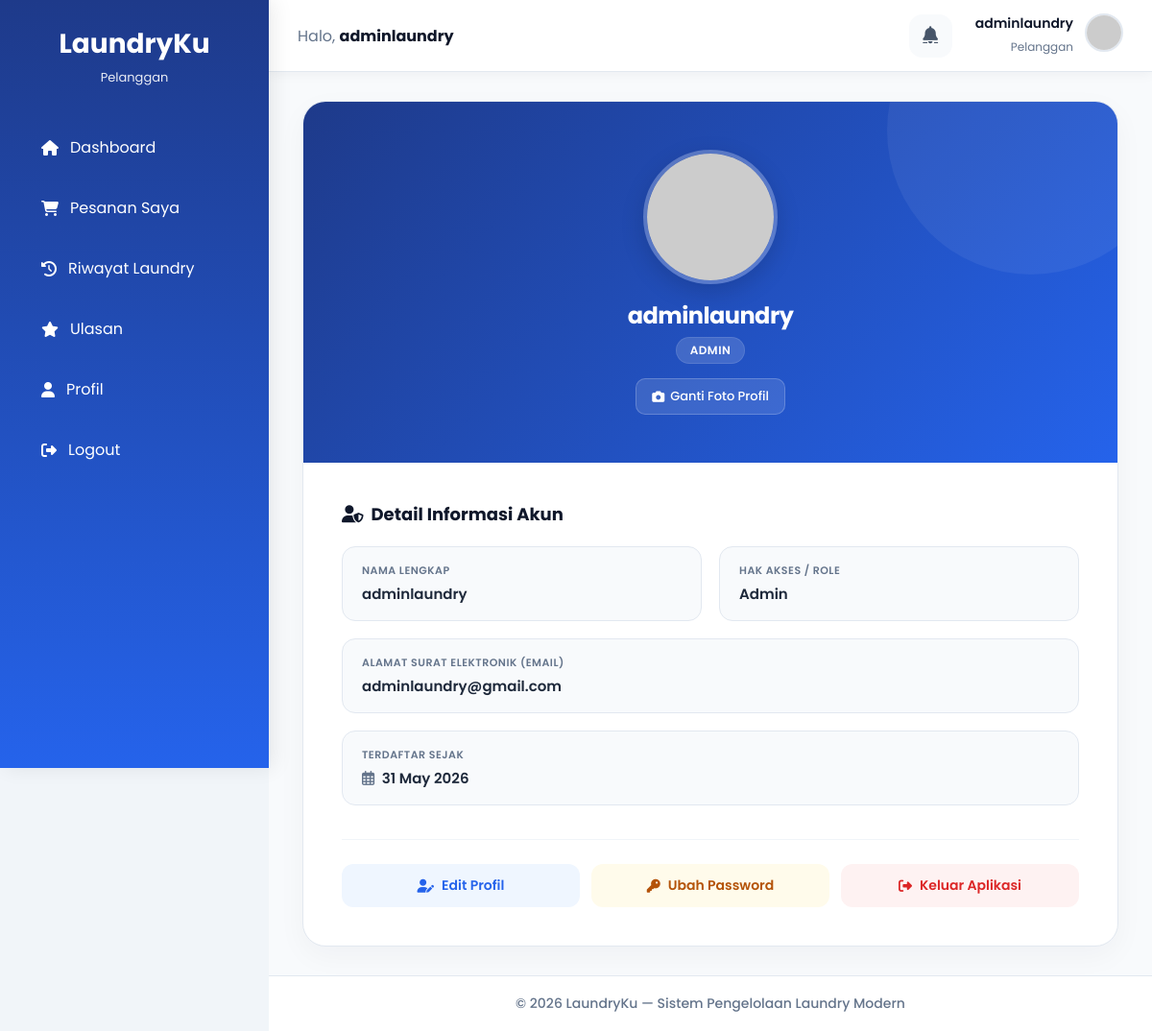
/user/profil.php (signed in), run on the app's committed database.
### tables this page shows
CREATE TABLE `users` (
  `id` int(11) NOT NULL,
  `nama` varchar(100) DEFAULT NULL,
  `email` varchar(100) DEFAULT NULL,
  `password` varchar(255) DEFAULT NULL,
  `role` enum('admin','user') DEFAULT 'user',
  `created_at` timestamp NOT NULL DEFAULT current_timestamp(),
  `foto` varchar(255) DEFAULT NULL
);

### user/profil.php (the view, shortened to what this page needs)
<?php
require '../config/koneksi.php';
$id_user = (int) $_SESSION['id'];
$query = mysqli_query($koneksi,"
    SELECT * FROM users
    WHERE id = $id_user
    LIMIT 1
");
$data = mysqli_fetch_assoc($query);
$fotoPath = "../assets/img/" . $data['foto'];
$foto = (!empty($data['foto']) && file_exists($fotoPath))
    ? $fotoPath
    : "https://ui-avatars.com/api/?name=" . urlencode($data['nama']) . "&background=2563eb&color=fff&bold=true";
?>
<!DOCTYPE html>
<html lang="id">
<head>
    <link rel="stylesheet" href="../assets/css/stylee.css">
    <link rel="stylesheet" href="https://cdnjs.cloudflare.com/ajax/libs/font-awesome/6.5.1/css/all.min.css">
</head>
<body>
<div class="container">
    <?php require '../includes/user/sidebar.php'; ?>
    <div class="main-content">
        <?php require '../includes/user/navbar.php'; ?>
        <div class="content">
            <div class="content-wrapper">
                <div class="profile-card">
                    <div class="profile-hero">
                        <div class="avatar-container">
                            <img src="<?= $foto ?>" alt="Avatar Pengguna">
                        </div>
                        <h2 class="profile-display-name">
                            <?= htmlspecialchars($data['nama']) ?>
                        </h2>
                        <span class="profile-display-role">
                            <?= htmlspecialchars($data['role']) ?>
                        </span>
                        <form id="formUpload" action="upload_foto.php" method="POST" enctype="multipart/form-data">
                            <label for="file" class="upload-trigger-btn">
                                <i class="fas fa-camera"></i> Ganti Foto Profil
                            </label>
                        </form>
                    </div>
                    <div class="profile-body">
                        <div class="section-headline">
                            <i class="fas fa-user-shield text-primary"></i> Detail Informasi Akun
                        </div>
                        <div class="info-grid">
                            <div class="info-tile">
                                <div class="tile-label">Nama Lengkap</div>
                                <div class="tile-value"><?= htmlspecialchars($data['nama']) ?></div>
                            </div>
                            <div class="info-tile">
                                <div class="tile-label">Hak Akses / Role</div>
                                <div class="tile-value" style="text-transform: capitalize;"><?= htmlspecialchars($data['role']) ?></div>
                            </div>
                            <div class="info-tile grid-span-all">
                                <div class="tile-label">Alamat Surat Elektronik (Email)</div>
                                <div class="tile-value"><?= htmlspecialchars($data['email']) ?></div>
                            </div>
                            <div class="info-tile grid-span-all">
                                <div class="tile-label">Terdaftar Sejak</div>
                                <div class="tile-value">
                                    <i class="far fa-calendar-alt" style="margin-right: 4px; color: #64748b;"></i>
                                    <?= date('d M Y', strtotime($data['created_at'])) ?>
                                </div>
                            </div>
                        </div>
                        <div class="action-container-row">
                            <a href="edit_profile.php" class="btn-action blue-theme">
                                <i class="fas fa-user-edit"></i> Edit Profil
                            </a>
                            <a href="ubah_password.php" class="btn-action amber-theme">
                                <i class="fas fa-key"></i> Ubah Password
                            </a>
                            <a href="../auth/logout.php" class="btn-action red-theme" onclick="return confirm('Apakah Anda yakin ingin keluar?')">
                                <i class="fas fa-sign-out-alt"></i> Keluar Aplikasi
                            </a>
                        </div>
                    </div>
                </div>
            </div>
        </div>
        <?php require '../includes/user/footer.php'; ?>
    </div>
</div>
</body>
</html>

### includes/user/navbar.php (shortened to what this page needs)
<?php
$nama_user = $_SESSION['nama'] ?? 'Pelanggan';
$foto_user = '';
if (isset($_SESSION['id'])) {
    include_once __DIR__ . '/../../config/koneksi.php';
    $id_user = $_SESSION['id'];
    $query_nav = mysqli_query($koneksi, "SELECT nama, foto FROM users WHERE id = '$id_user'");
    $data_nav = mysqli_fetch_assoc($query_nav);
    if ($data_nav) {
        $nama_user = $data_nav['nama'];
        $foto_user = $data_nav['foto'];
    }
}
$path_foto_asli = "/TB_LAUNDRY/assets/img/" . $foto_user;
if (!empty($foto_user) && file_exists(__DIR__ . '/../../assets/img/' . $foto_user)) {
    $avatar_navbar = $path_foto_asli;
} else {
    $avatar_navbar = "https://api.dicebear.com/7.x/initials/svg?seed=" . urlencode($nama_user) . "&backgroundColor=0f172a,2563eb,3b82f6&fontSize=45&bold=true";
}
?>
<div class="topbar">
    <div class="welcome">
        Halo,
        <b><?= htmlspecialchars($nama_user); ?></b>
    </div>
    <div class="topbar-right">
        <a href="/TB_LAUNDRY/user/ulasan.php" class="notification">
            <i class="fa-solid fa-bell" style="font-size: 18px;"></i>
        </a>
        <a href="/TB_LAUNDRY/user/profil.php" class="user-link">
            <div class="user-text">
                <h4 style="margin: 0; font-size: 14px; font-weight: 600;"><?= htmlspecialchars($nama_user); ?></h4>
                <span style="font-size: 12px; color: #64748b;">Pelanggan</span>
            </div>
            <div class="profile">
                <img src="<?= $avatar_navbar; ?>" alt="profile">
            </div>
        </a>
    </div>
</div>

### assets/css/stylee.css (style rules this page uses)
:root { --primary:#2563eb; --primary-light:#60a5fa; --success:#22c55e; --warning:#f59e0b; --danger:#ef4444; --dark:#0f172a; --gray:#64748b; --light:#f8fafc; --radius:18px; --shadow:0 10px 25px rgba(15,23,42,.08); }
* { margin:0; padding:0; box-sizing:border-box; font-family:'Poppins',sans-serif; }
body { background:#f1f5f9; color:var(--dark); }
.container { display:flex; min-height:100vh; }
.main-content { margin-left:280px; min-height:100vh; display:flex; flex-direction:column; }
.content { padding:25px; margin-top:75px; }
.topbar { position:fixed; top:0; left:280px; right:0; height:75px; background:#fff; border-bottom:1px solid #e2e8f0; display:flex; justify-content:space-between; align-items:center; padding:0 30px; z-index:999; box-shadow:0 2px 12px rgba(15,23,42,.05); }
.welcome { font-size:16px; color:#64748b; }
.welcome b { color:#0f172a; }
.topbar-right { display:flex; align-items:center; gap:20px; }
.notification { position:relative; width:45px; height:45px; border-radius:14px; background:#f8fafc; display:flex; justify-content:center; align-items:center; cursor:pointer; transition:.3s; }
.user-text { text-align:right; }
.user-text h4 { font-size:14px; margin-bottom:2px; }
.user-text span { font-size:12px; color:#64748b; }
.profile img { width:45px; height:45px; border-radius:50%; object-fit:cover; border:3px solid #dbeafe; }

### includes/user/navbar.php (style rules this page uses)
.topbar { display: flex; justify-content: space-between; align-items: center; padding: 15px 30px; background-color: #ffffff; border-bottom: 1px solid #e2e8f0; }
.topbar-right { display: flex; align-items: center; gap: 24px; }
.topbar-right .notification { position: relative; cursor: pointer; color: #475569; transition: color 0.2s; }
.topbar-right .user-link { text-decoration: none; color: inherit; display: flex; align-items: center; gap: 12px; cursor: pointer; transition: opacity 0.2s ease; }
.topbar-right .profile img { width: 40px; height: 40px; border-radius: 50%; object-fit: cover; border: 2px solid #e2e8f0; }

### data on the page
users: nama "adminlaundry", role "ADMIN", role "Admin", email "adminlaundry@gmail.com", created_at "31 May 2026"
